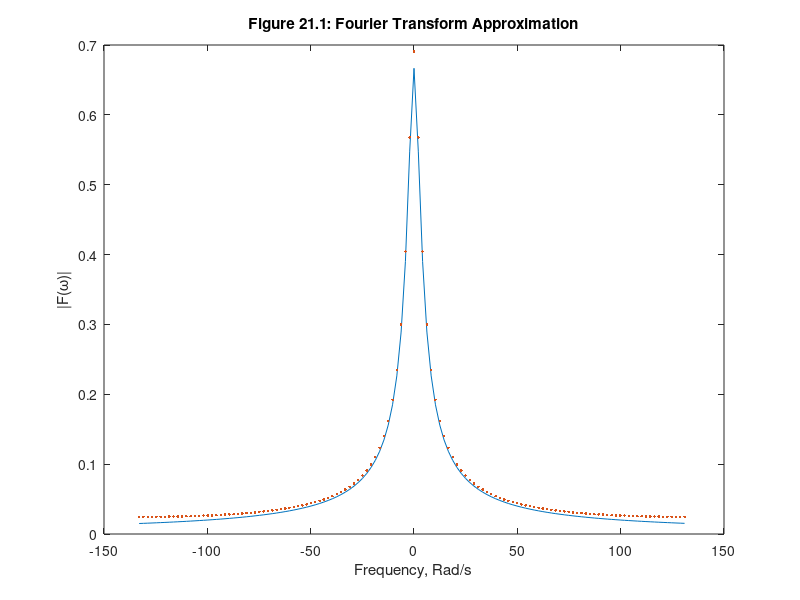

Write MATLAB code to recreate this figure.
% MATLAB Script: FourierTransformExample.m

N = 128;                % choose a power of 2 for speed
t = linspace(0,3,N);    % time points for function evaluation
f = 2*exp(-3*t);        % evaluate function, minimize aliasing: f(3) ~ 0

Ts = t(2) - t(1);       % the sampling period
Ws = 2*pi/Ts;           % the sapmling frequency in rad/sec

F = fft(f);             % compute the fft
Fc = fftshift(F)*Ts;    % shift and scale

W = Ws*(-N/2:(N/2)-1)/N; % frequency axis
Fa = 2./(3+j*W);        % analytical Fourier transform

plot(W,abs(Fa),W,abs(Fc),'.') % generate plot, 'o' marks fft
xlabel('Frequency, Rad/s')
ylabel('|F(\omega)|')
title('Figure 21.1: Fourier Transform Approximation')
